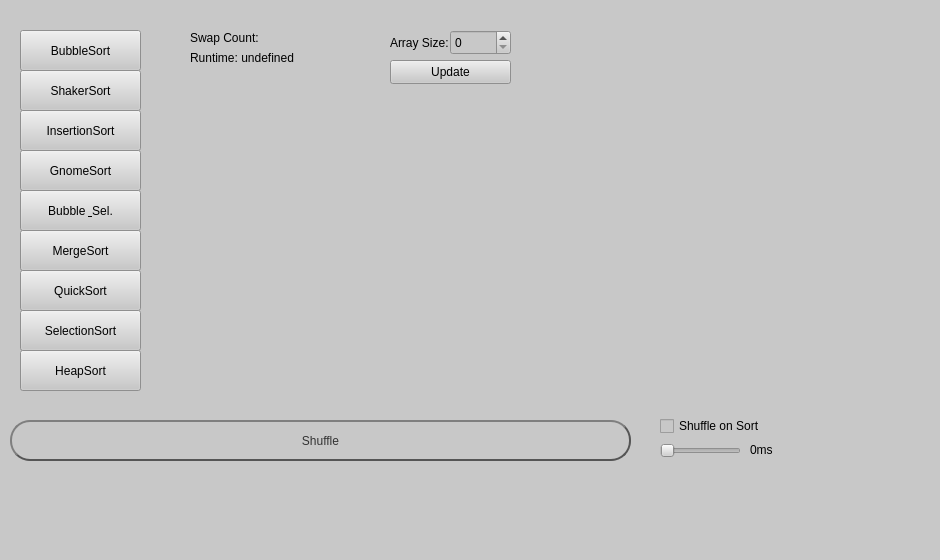
<?xml version="1.0" encoding="UTF-8"?>
<ui version="4.0">
 <class>MainWindow</class>
 <widget class="QMainWindow" name="MainWindow">
  <property name="geometry">
   <rect>
    <x>0</x>
    <y>0</y>
    <width>940</width>
    <height>560</height>
   </rect>
  </property>
  <property name="sizePolicy">
   <sizepolicy hsizetype="Fixed" vsizetype="Fixed">
    <horstretch>0</horstretch>
    <verstretch>0</verstretch>
   </sizepolicy>
  </property>
  <property name="minimumSize">
   <size>
    <width>0</width>
    <height>0</height>
   </size>
  </property>
  <property name="font">
   <font>
    <family>Museo Sans Cyrl</family>
   </font>
  </property>
  <property name="windowTitle">
   <string>Sorting C++</string>
  </property>
  <property name="toolTip">
   <string notr="true"/>
  </property>
  <property name="autoFillBackground">
   <bool>false</bool>
  </property>
  <property name="styleSheet">
   <string notr="true">background: #c8c8c8;</string>
  </property>
  <property name="tabShape">
   <enum>QTabWidget::Rounded</enum>
  </property>
  <widget class="QWidget" name="centralwidget">
   <widget class="QPushButton" name="bubble_sort">
    <property name="geometry">
     <rect>
      <x>20</x>
      <y>30</y>
      <width>121</width>
      <height>41</height>
     </rect>
    </property>
    <property name="text">
     <string>BubbleSort</string>
    </property>
   </widget>
   <widget class="QPushButton" name="shaker_sort">
    <property name="geometry">
     <rect>
      <x>20</x>
      <y>70</y>
      <width>121</width>
      <height>41</height>
     </rect>
    </property>
    <property name="text">
     <string>ShakerSort</string>
    </property>
   </widget>
   <widget class="QPushButton" name="insertion_sort">
    <property name="geometry">
     <rect>
      <x>20</x>
      <y>110</y>
      <width>121</width>
      <height>41</height>
     </rect>
    </property>
    <property name="text">
     <string>InsertionSort</string>
    </property>
   </widget>
   <widget class="QPushButton" name="gnome_sort">
    <property name="geometry">
     <rect>
      <x>20</x>
      <y>150</y>
      <width>121</width>
      <height>41</height>
     </rect>
    </property>
    <property name="text">
     <string>GnomeSort</string>
    </property>
   </widget>
   <widget class="QPushButton" name="bub_and_sel_sort">
    <property name="geometry">
     <rect>
      <x>20</x>
      <y>190</y>
      <width>121</width>
      <height>41</height>
     </rect>
    </property>
    <property name="text">
     <string>Bubble &amp; Sel.</string>
    </property>
   </widget>
   <widget class="QPushButton" name="merge_sort">
    <property name="geometry">
     <rect>
      <x>20</x>
      <y>230</y>
      <width>121</width>
      <height>41</height>
     </rect>
    </property>
    <property name="text">
     <string>MergeSort</string>
    </property>
   </widget>
   <widget class="QPushButton" name="quick_sort">
    <property name="geometry">
     <rect>
      <x>20</x>
      <y>270</y>
      <width>121</width>
      <height>41</height>
     </rect>
    </property>
    <property name="text">
     <string>QuickSort</string>
    </property>
   </widget>
   <widget class="QPushButton" name="selection_sort">
    <property name="geometry">
     <rect>
      <x>20</x>
      <y>310</y>
      <width>121</width>
      <height>41</height>
     </rect>
    </property>
    <property name="text">
     <string>SelectionSort</string>
    </property>
   </widget>
   <widget class="QPushButton" name="heap_sort">
    <property name="geometry">
     <rect>
      <x>20</x>
      <y>350</y>
      <width>121</width>
      <height>41</height>
     </rect>
    </property>
    <property name="text">
     <string>HeapSort</string>
    </property>
   </widget>
   <widget class="QPushButton" name="shuffle_values">
    <property name="geometry">
     <rect>
      <x>10</x>
      <y>420</y>
      <width>621</width>
      <height>41</height>
     </rect>
    </property>
    <property name="styleSheet">
     <string notr="true">QPushButton {
    color: #333;
    border: 2px solid #555;
    border-radius: 20px;
    border-style: outset;
    background: qradialgradient(
        cx: 0.3, cy: -0.4, fx: 0.3, fy: -0.4,
        radius: 1.35, stop: 0 #fff, stop: 1 #888
        );
    padding: 5px;
    }

QPushButton:hover {
    background: qradialgradient(
        cx: 0.3, cy: -0.4, fx: 0.3, fy: -0.4,
        radius: 1.35, stop: 0 #fff, stop: 1 #bbb
        );
    }

QPushButton:pressed {
    border-style: inset;
    background: qradialgradient(
        cx: 0.4, cy: -0.1, fx: 0.4, fy: -0.1,
        radius: 1.35, stop: 0 #fff, stop: 1 #ddd
        );
    }</string>
    </property>
    <property name="text">
     <string>Shuffle</string>
    </property>
   </widget>
   <widget class="QCheckBox" name="shouldShuffle">
    <property name="geometry">
     <rect>
      <x>660</x>
      <y>415</y>
      <width>111</width>
      <height>22</height>
     </rect>
    </property>
    <property name="text">
     <string>Shuffle on Sort</string>
    </property>
   </widget>
   <widget class="QLabel" name="swap_count">
    <property name="geometry">
     <rect>
      <x>190</x>
      <y>30</y>
      <width>171</width>
      <height>16</height>
     </rect>
    </property>
    <property name="text">
     <string>Swap Count: </string>
    </property>
   </widget>
   <widget class="QSlider" name="speed_slider">
    <property name="geometry">
     <rect>
      <x>660</x>
      <y>440</y>
      <width>81</width>
      <height>21</height>
     </rect>
    </property>
    <property name="maximum">
     <number>100</number>
    </property>
    <property name="orientation">
     <enum>Qt::Horizontal</enum>
    </property>
   </widget>
   <widget class="QLabel" name="label">
    <property name="geometry">
     <rect>
      <x>750</x>
      <y>440</y>
      <width>51</width>
      <height>20</height>
     </rect>
    </property>
    <property name="text">
     <string>0ms</string>
    </property>
   </widget>
   <widget class="QLabel" name="runtime_label">
    <property name="geometry">
     <rect>
      <x>190</x>
      <y>50</y>
      <width>161</width>
      <height>16</height>
     </rect>
    </property>
    <property name="text">
     <string>Runtime: undefined</string>
    </property>
   </widget>
   <widget class="QLabel" name="label_2">
    <property name="geometry">
     <rect>
      <x>390</x>
      <y>35</y>
      <width>61</width>
      <height>16</height>
     </rect>
    </property>
    <property name="text">
     <string>Array Size:</string>
    </property>
   </widget>
   <widget class="QSpinBox" name="array_size_t">
    <property name="geometry">
     <rect>
      <x>450</x>
      <y>30</y>
      <width>61</width>
      <height>25</height>
     </rect>
    </property>
    <property name="maximum">
     <number>1000</number>
    </property>
   </widget>
   <widget class="QPushButton" name="array_update">
    <property name="geometry">
     <rect>
      <x>390</x>
      <y>60</y>
      <width>121</width>
      <height>24</height>
     </rect>
    </property>
    <property name="text">
     <string>Update</string>
    </property>
   </widget>
  </widget>
  <widget class="QStatusBar" name="statusbar"/>
 </widget>
 <resources/>
 <connections/>
</ui>
